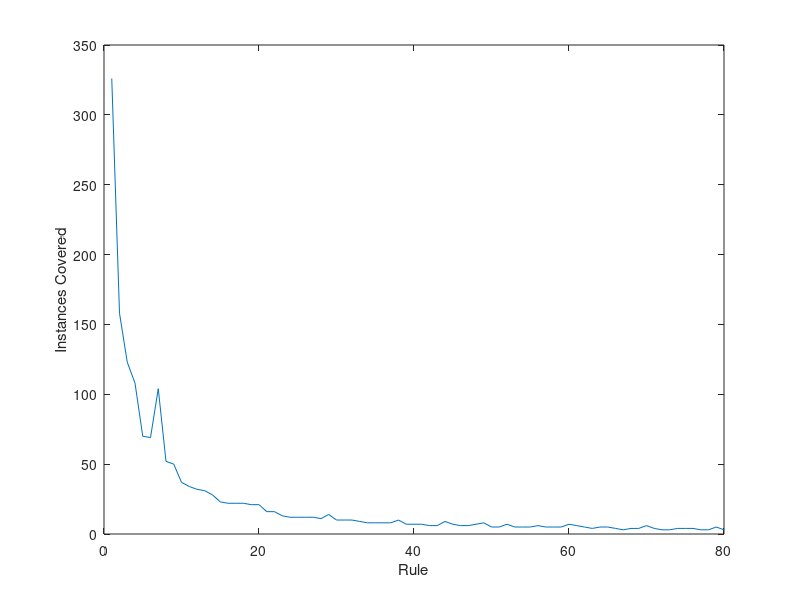

MATLAB code for this plot:
clear
%Read Data
data = csvread('TrainingData2.csv');
%Columns 1-PID 2-HR 3-HRV 4-AGE 5-LDS 6-COSEn 7-DFA 8-Class
%Sort Data Into Three Class
n1=1; n2=1; n3=1;
for n = 1:size(data,1)
    if data(n,8) == 1
        Class1(n1,:) = data(n,:);
        n1 = n1+1;
    else
        if data(n,8) == 2
            Class2(n2,:)=data(n,:);
            n2 = n2+1;
        else
            Class3(n3,:)=data(n,:);
            n3 = n3+1;
        end
    end
end
Total = [size(Class1,1) size(Class2,1) size(Class3,1)];
Size = sum(Total);
%%
n1=1; n2=1; n3=1;

class = 2;
count = 1;
m = 1;
x =1;
counter = 1;
while(size(data,1) > 10)
    m = 1;
    Log = [];
    for attribute = 2:7
        data = [sortrows(data,attribute); zeros(1,8)];
        for n = 1:size(data,1)-1
            if data(n,8) == data(n+1,8);
                %Count the consecutive times class is shown
                count =  count + 1;   
            else
                Log(m,:) = [n count attribute data(n,8)];
                count = 1;
                m = m+1;
            end
            
        end
        data(n+1,:) = [];
    end
    
    %Find rule with the most coverage
    Log(:,2) = -Log(:,2);
    Log = sortrows(Log,2);
    attri = Log(1,3);
    data = sortrows(data,attri);
    Log(:,2) = -Log(:,2);
    min_n = Log(1,1) - Log(1,2) +1;
    max_n = Log(1,1);
    data = sortrows(data,attri);
    
    %Store Rule: [attribute min_val max_val coverage class]
    Rules(x,:) = [attri, data(min_n,attri)-0.00001, data(max_n,attri)+0.00001, Log(1,2), Log(1,4)];
    x = x +1;
    
    counter = counter +1
    
    %Remove Data
    data(min_n:max_n,:) = [];
end
% 
plot(Rules(:,4));
ylabel('Instances Covered')
xlabel('Rule')